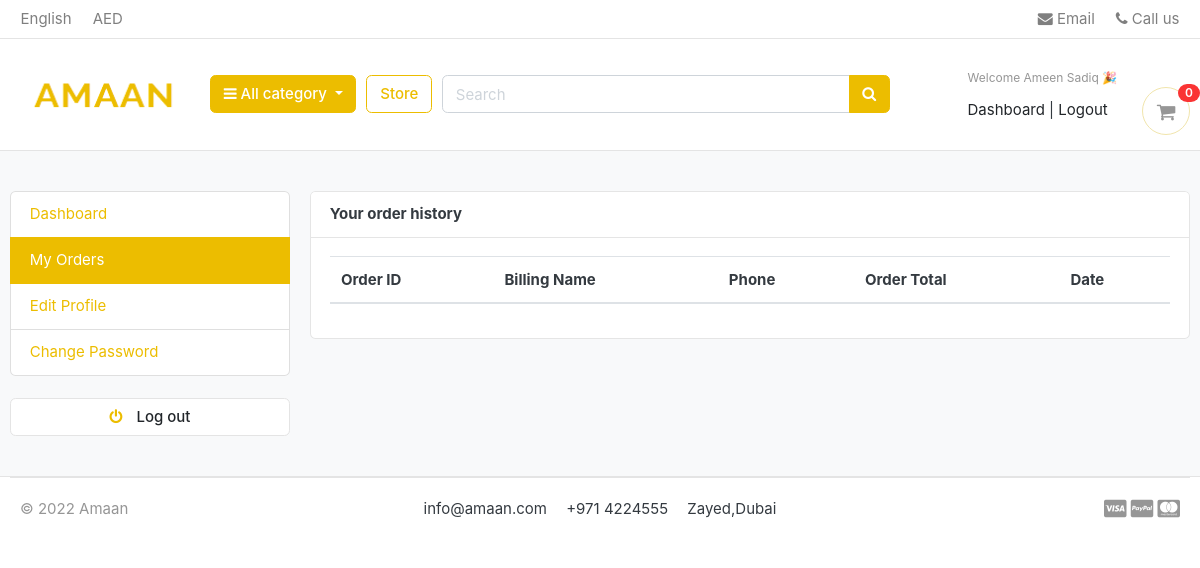
/accounts/my_orders/ (signed in), run on an earlier commit of the app's database.
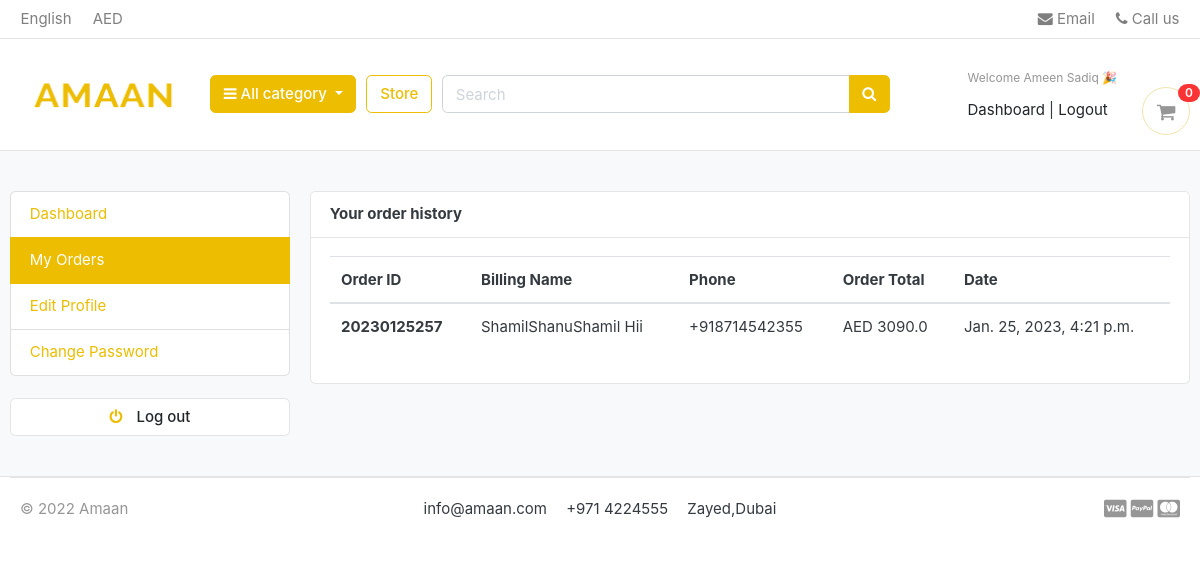
And on a later commit of the database.
### orders/models.py (models this page shows, shortened)
class Order(models.Model):
    STATUS = (
        ('New', 'New'),
        ('Accepted', 'Accepted'),
        ('Completed', 'Completed'),
        ('Cancelled', 'Cancelled'),
    )
    user = models.ForeignKey(Accounts, on_delete=models.SET_NULL, null=True)
    payment = models.ForeignKey(Payment, on_delete=models.SET_NULL, blank=True, null=True)
    order_number = models.CharField(max_length=20)
    first_name = models.CharField(max_length=50)
    last_name = models.CharField(max_length=50)
    phone = models.CharField(max_length=50)
    email= models.EmailField(max_length=50)
    address_line_1 = models.CharField(max_length=50)
    address_line_2 = models.CharField(max_length=50,  blank=True)
    country = models.CharField(max_length=50)
    state = models.CharField(max_length=50)
    city = models.CharField(max_length=50)
    order_note = models.CharField(max_length=100, blank=True)
    order_total = models.FloatField(null=True)
    tax = models.FloatField()
    status = models.CharField(max_length=10, choices=STATUS,default='New')
    ip = models.CharField(max_length=20, blank=True)
    is_ordered = models.BooleanField(default=False)
    created_at = models.DateTimeField(auto_now_add=True)
    updated_at = models.DateTimeField(auto_now=True)
    def full_name(self):
        return f'{self.first_name} {self.last_name}'

### accounts/views.py (the view)
# urls.py: path('my_orders/', views.my_orders, name="my_orders"),
def my_orders(request):
    orders = Order.objects.filter(user=request.user, is_ordered=True)
    context = {
        'orders' : orders,
    }
    return render(request, 'accounts/my_orders.html',context)

### carts/context_processors.py (called while the page is built)
def counter(request):
    cart_count = 0
    if 'admin' in request.path:
        return{}
    else:
        try:
            cart = Cart.objects.filter(cart_id=cart_id(request))
            if request.user.is_authenticated:
                cart_items = CartItem.objects.all().filter(user=request.user)
            else:
                cart_items = CartItem.objects.all().filter(cart=cart[:1])
            for cart_item in cart_items:
                cart_count += cart_item.quantity
        except Cart.DoesNotExist:
            cart_count = 0
    return dict(cart_count=cart_count)

### carts/views.py (called while the page is built)
def cart_id(request):
    cart = request.session.session_key
    if not cart:
        cart = request.session.create()
    return cart

### category/context_processors.py (called while the page is built)
def menu_links(request):
    links = Category.objects.all()
    return dict(links=links)

### category/models.py (called while the page is built)
    def get_url(self):
        return reverse('products_by_category', args=[self.slug])

### templates/accounts/my_orders.html (shortened to what this page needs)
{% extends 'base.html' %}
{% block content %}
<section class="section-conten padding-y bg">
    <div class="container">
        <div class="row">
       {% include 'includes/dashboard_sidebar.html'%}
        <main class="col-md-9">
            <article class="card">
            <header class="card-header">
                <strong class="d-inline-block mr-3">Your order history</strong>
            </header>
            <div class="card-body">
                <div class="row">
                    <div class="col-md-12">
                        <table class="table table-hover">
                            <thead>
                              <tr>
                                <th scope="col">Order ID</th>
                                <th scope="col">Billing Name</th>
                                <th scope="col">Phone</th>
                                <th scope="col">Order Total</th>
                                <th scope="col">Date</th>
                              </tr>
                            </thead>
                            <tbody>
                            {% for order in orders %}
                              <tr>
                                <th scope="row">{{order.order_number}}</th>
                                <td>{{order.full_name}}</td>
                                <td>{{order.phone}}</td>
                                <td>AED {{order.order_total}}</td>
                                <td>{{order.created_at}}</td>
                              </tr>
                            {% endfor %}
                            </tbody>
                          </table>
                    </div>
                </div>
            </div>
            </div>
    </div>
    </section>
{% endblock %}

What changed in the data, as far as the page shows it:
added Order: order_number "20230125257", full_name "ShamilShanuShamil Hii", phone "+918714542355", order_total "3090.0", created_at "Jan. 25, 2023, 4:21 p.m."
